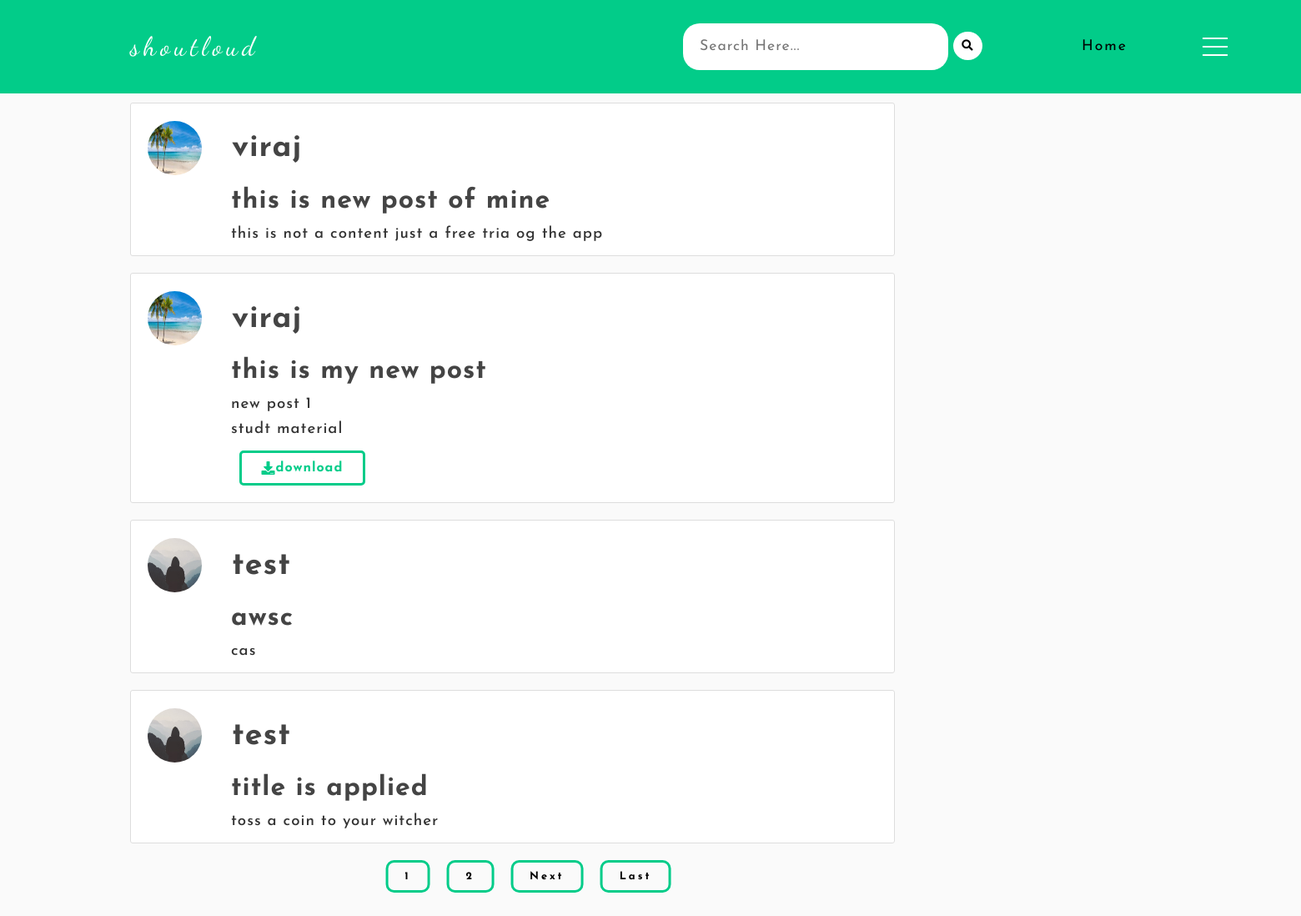
The page / on the database its author committed.
### blog/models.py (models this page shows, shortened)
class Post(models.Model):
	title = models.CharField(max_length=100)
	file = models.FileField(null=True,blank=True,upload_to='Files')
	content = models.TextField()
	date_posted = models.DateTimeField(default=timezone.now)
	author = models.ForeignKey(User, on_delete=models.CASCADE)

### users/models.py (models this page shows, shortened)
class Profile(models.Model):
    user = models.OneToOneField(User, on_delete=models.CASCADE)
    image = models.ImageField(default='default.jpg', upload_to='profile_pics')

### blog/views.py (the view)
# urls.py: path('', PostListView.as_view(), name='blog-home'),
class PostListView(ListView):
    model = Post
    template_name = 'blog/home.html'  # <app>/<model>_<viewtype>.html
    context_object_name = 'posts'
    ordering = ['-date_posted']
    paginate_by = 4

### blog/templates/blog/home.html (shortened to what this page needs)
{% extends "blog/base.html" %}
{% block content %}
<div class="posts-container">
    {% for post in posts %}
      <div class="jumbotron mt-3 bg-white shadow-lg">
      <article class="media content-section shadow">
        <div class="user-data">
        <a href="{{ post.author.profile.image.url }} " target="_blank" class="profile-img-container"> <img src="{{ post.author.profile.image.url }}  " alt="" class="article-img rounded-circle img-thumbnail img-fluid shadow">
        </a>
        <div class="article-metadata d-flex justify-content-between">
            <a class="mr-2 " href="{% url 'user-posts' post.author.username  %}"><h3>{{ post.author }}</h3></a>
          </div>
        </div>
        <div class="media-body">
          <h2><a class="article-title text-justify " href="{% url 'post-detail' post.id %}">{{ post.title }}</a></h2>
          <div class="d-flex justify-content-between">
            <p class="article-content text-justify text-truncate overflow-hidden">{{ post.content }}</p>
            {% if post.file %}
          <div class="form-group download-btn">
            <a class="btn btn-outline-primary  btn-d "  href="{{ post.file.url }}"  download type="submit"><i class="fas fa-download"></i>download</a>
          </div>
          {% endif %}
          </div>
        </div>
      </article>
      </div>
    {% endfor %}
    <div class="pagination-links">
    {% if is_paginated %}
      {% for num in page_obj.paginator.page_range %}
        {% if page_obj.number == num %}
          <a class="btn btn-info mb-4" href="?page={{ num }}">{{ num }}</a>
        {% elif num > page_obj.number|add:'-3' and num < page_obj.number|add:'3' %}
          <a class="btn btn-outline-info mb-4" href="?page={{ num }}">{{ num }}</a>
        {% endif %}
      {% endfor %}
      {% if page_obj.has_next %}
        <a class="btn btn-outline-info mb-4" href="?page={{ page_obj.next_page_number }}">Next</a>
        <a class="btn btn-outline-info mb-4" href="?page={{ page_obj.paginator.num_pages }}">Last</a>
      {% endif %}
    {% endif %}
  </div>
</div>
{% endblock content %}

### blog/static/blog/main.css (style rules this page uses)
* { margin: 0; padding: 0; box-sizing: border-box; letter-spacing: 1px; font-family: 'Josefin Sans', sans-serif; }
html,body { overflow-x: hidden; }
h1, h2, h3, h4, h5, h6 { color: #444444; }
.content-section { background: #ffffff; padding: 10px 20px; border: 1px solid #dddddd; border-radius: 3px; margin-bottom: 20px; }
.article-title { color: #444444; }
.article-content { white-space: pre-line; }
.article-img { height: 65px; width: 65px; margin-right: 16px; }
.article-metadata { padding-bottom: 1px; margin-bottom: 4px; border-bottom: 1px solid #e3e3e3 }
a { text-decoration: none; }
.posts-container { height: 89vh; }
.pagination-links .btn { border: 3px #02cc89 solid; color: black; padding: 10px 20px; margin: 0 10px; border-radius: 10px; font-size: 0.8rem; letter-spacing: 3px; width: fit-content; }
.pagination-links { width: 60%; transform: translateX(35%); display: flex; justify-content: center; padding-bottom: 5vh; font-weight: 900; }
.content-section { width: 98%; }
.article-img { border-radius: 50%; }
.user-data { display: flex; font-size: 1.5rem; align-items: center; padding-top:1vh ; font-weight: 900; }
.article-metadata { border:none; padding-left: 20px; width: 90%; height: 100%; display: flex; align-items: center; font-weight: 900; }
.mr-2 { font-size: 2rem; }
.media-body { margin-left: 100px; }
.media-body h2 { border-top: 1px solid rgba(80, 80, 80,0.1); line-height: 50px; font-size: 2rem; }
.article-content { line-height: 30px; font-size: 1.2vw; font-weight: 500; }
.form-group { border: none; padding: 10px; display: flex; flex-direction: column; }
.form-group .btn { padding: 10px 20px; border:3px #02cc89 solid; border-radius: 5px; background: #fff; color: #02cc89; cursor: pointer; width: 40%; align-self: center; }
.download-btn .btn { width: 20%; align-self: flex-start; display: flex; align-items: center; justify-content: center; font-weight: 900; }
.btn { width: 20%; display: flex; align-items: center; justify-content: center; }
.rounded-circle { border-radius: 50%; }
.media-body h2 { border: none; }

### rows shown on the page
Post: author.profile.image (picture), author "viraj", title "this is new post of mine", content "this is not a content just a free tria og the app"
Post: author.profile.image (picture), author "viraj", title "this is my new post", content "new post 1 studt material"
Post: author.profile.image (placeholder picture), author "test", title "awsc", content "cas"
Post: author.profile.image (placeholder picture), author "test", title "title is applied", content "toss a coin to your witcher"

### other values the page prints
{{ num }} "1"
{{ num }} "2"
